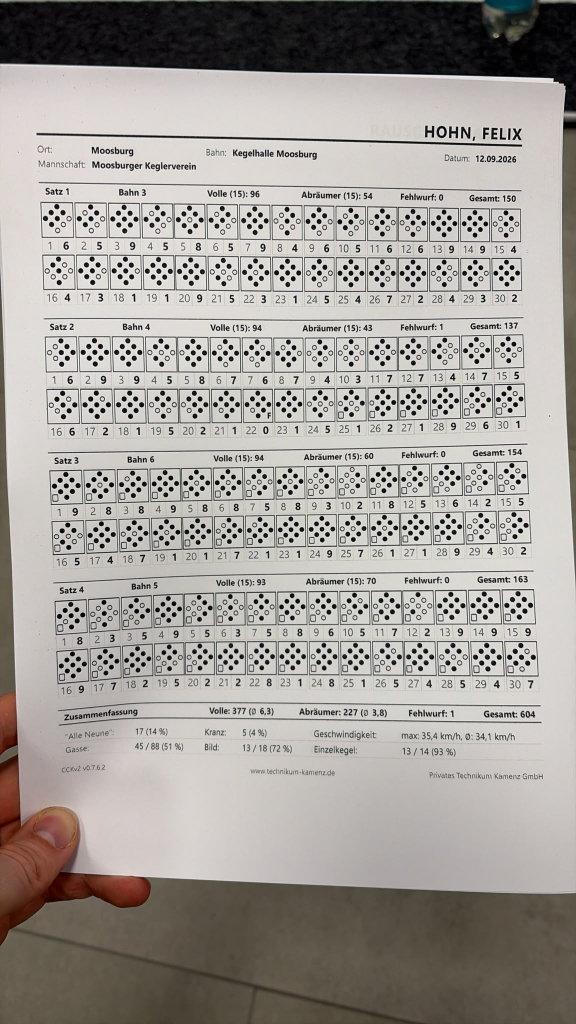
#> input picture sheets/new_version.jpeg, 1152 x 2048 px (shown at 1/2 size)
$ python -i preprocess.py   (imports and definitions only)
#> lines starting #> are read from the running program, lines starting #| are printed output that depends on the picture; after the words box and inside, x2 and y2 are one past the last pixel; in counts of white or black regions, pixels touching at a corner belong together
#> further down, picture is the input picture: shape (2048, 1152, 3); mean B, G, R 153.9, 158.9, 163.4
"""Perspective correction and contrast normalization."""

from __future__ import annotations

import cv2
import numpy as np

RECTIFIED_HEIGHT = 1600


def _gray(image: np.ndarray) -> np.ndarray:
    return cv2.cvtColor(image, cv2.COLOR_BGR2GRAY) if image.ndim == 3 else image


def _order_corners(points: np.ndarray) -> np.ndarray:
    sums = points.sum(axis=1)
    differences = np.diff(points, axis=1).flatten()
    return np.array(
        [
            points[np.argmin(sums)],
            points[np.argmin(differences)],
            points[np.argmax(sums)],
            points[np.argmax(differences)],
        ],
        dtype=np.float32,
    )


def find_sheet_quad(gray: np.ndarray) -> np.ndarray | None:
    """Find the four outer sheet corners."""
    blurred = cv2.GaussianBlur(gray, (5, 5), 0)
    edges = cv2.Canny(blurred, 30, 120)
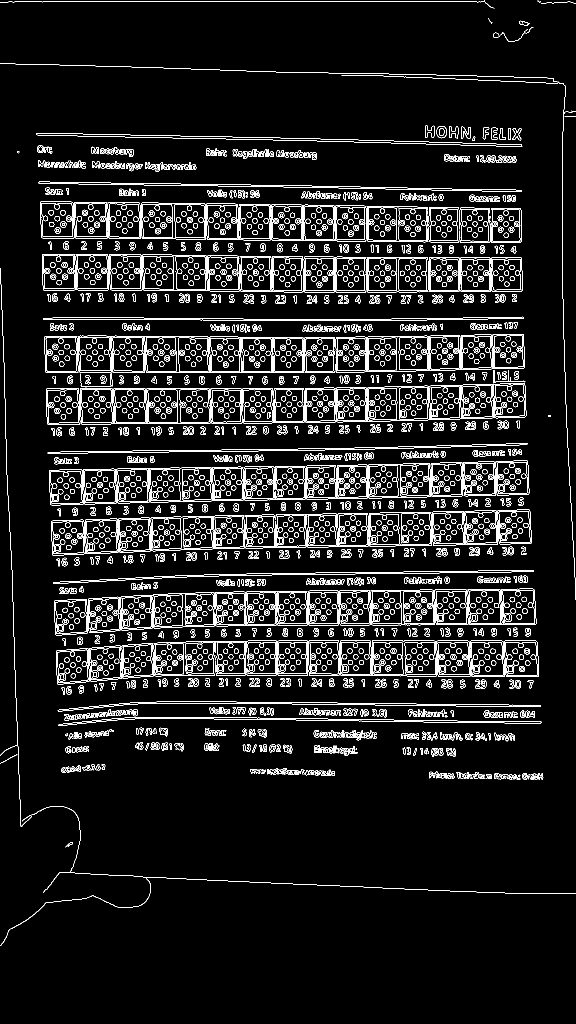
#> edges: shape (2048, 1152) (shown at 1/2 size); 7.2% white in thin lines or dots
    edges = cv2.dilate(
        edges, cv2.getStructuringElement(cv2.MORPH_RECT, (3, 3)), iterations=2
    )
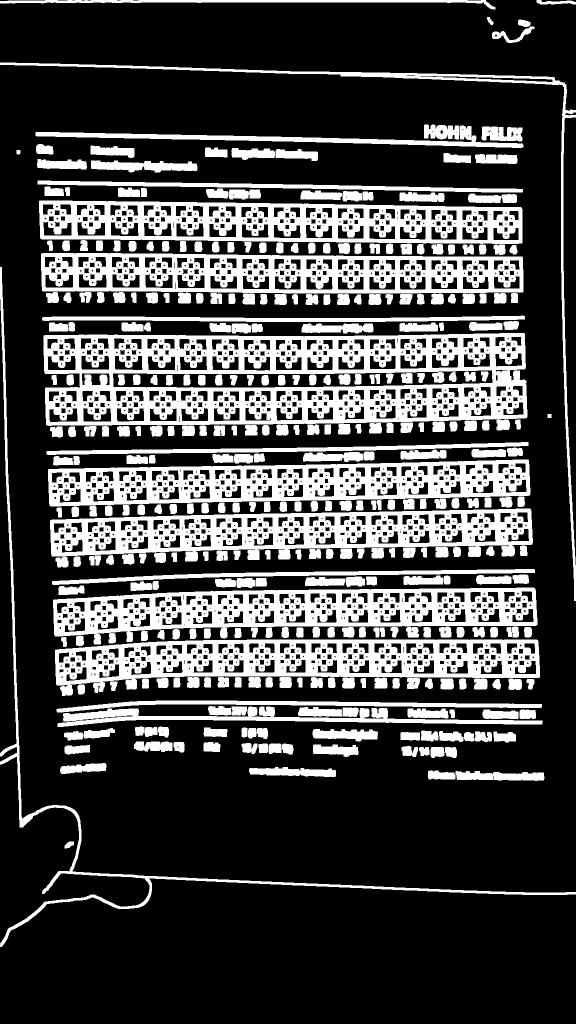
#> edges: shape (2048, 1152) (shown at 1/2 size); 28.4% white; 344 white regions
    contours, _ = cv2.findContours(edges, cv2.RETR_EXTERNAL, cv2.CHAIN_APPROX_SIMPLE)
#> contours = 320 contours; largest, box (x1, y1, x2, y2) and area: (87, 666, 1055, 861) 166979, (78, 401, 1045, 488) 72376, (110, 1279, 1080, 1392) 72231, (82, 506, 1047, 587) 71523, (106, 1175, 1075, 1289) 71431
    image_area = gray.shape[0] * gray.shape[1]
#> image_area = 2359296
    for contour in sorted(contours, key=cv2.contourArea, reverse=True)[:15]:
        approximation = cv2.approxPolyDP(
            contour, 0.02 * cv2.arcLength(contour, True), True
        )
        if (
            len(approximation) == 4
            and cv2.contourArea(approximation) >= 0.15 * image_area
        ):
            return _order_corners(approximation.reshape(4, 2).astype(np.float32))
#> this loop made 15 passes
#> approximation on passes 2, 3, 4, 5, 6, 7, 9, 10, 11, 12, 13, 14: [[78, 402], [83, 478], [1044, 485], [1041, 414]], [[110, 1300], [124, 1391], [1079, 1353], [1073, 1279]], [[82, 507], [85, 582], [1046, 583], [1044, 513]], [[1071, 1181], [116, 1198], [108, 1268], [1071, 1251]], [[1062, 1021], [103, 1039], [102, 1107], [1024, 1112]], [[1058, 928], [97, 938], [98, 1007], [1056, 991]], [[0, 125], [1124, 169], [1151, 1201], [1129, 165]], [[115, 1453], [1084, 1441]], [[1046, 294], [71, 264]], [[113, 1422], [1083, 1408]], [[75, 362], [1045, 384]], [[1069, 1139], [104, 1167]]
    return None


def rectify_sheet(image: np.ndarray, height: int = RECTIFIED_HEIGHT) -> np.ndarray:
    """Return a perspective-corrected, normalized grayscale sheet."""
    gray = _gray(image)
    clahe = cv2.createCLAHE(clipLimit=2.0, tileGridSize=(8, 8))
    quad = find_sheet_quad(gray)
    if quad is None:
        return clahe.apply(gray)
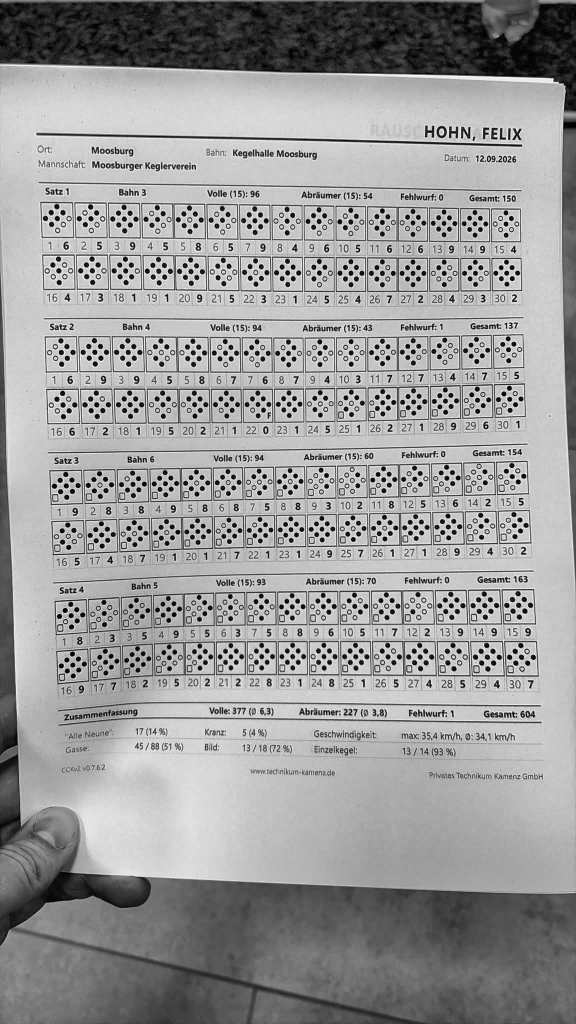
#> returned value: shape (2048, 1152) (shown at 1/2 size); min 1, max 255, mean 154.7

    top_left, top_right, bottom_right, bottom_left = quad
    average_width = (
        float(np.linalg.norm(top_right - top_left))
        + float(np.linalg.norm(bottom_right - bottom_left))
    ) / 2
    average_height = (
        float(np.linalg.norm(bottom_left - top_left))
        + float(np.linalg.norm(bottom_right - top_right))
    ) / 2
    width = max(1, round(height * average_width / max(average_height, 1)))
    destination = np.array(
        [[0, 0], [width, 0], [width, height], [0, height]], dtype=np.float32
    )
    warped = cv2.warpPerspective(
        gray,
        cv2.getPerspectiveTransform(quad, destination),
        (width, height),
        borderMode=cv2.BORDER_REPLICATE,
    )
    return clahe.apply(warped)

>>> import cv2
>>> picture = cv2.imread('../../sheets/new_version.jpeg')
>>> result = rectify_sheet(picture)
